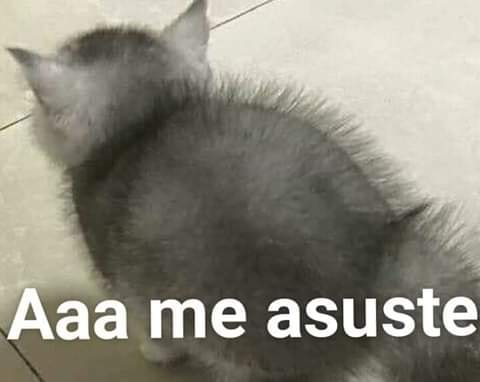
#> input picture pruebas/imgs/susto.jpg, 480 x 382 px
$ python join_img.py
#> lines starting #> are read from the running program, lines starting #| are printed output that depends on the picture
import cv2
import numpy as np

def stackImages(scale,imgArray):
    rows = len(imgArray)
    cols = len(imgArray[0])
    rowsAvailable = isinstance(imgArray[0], list)
    width = imgArray[0][0].shape[1]
    height = imgArray[0][0].shape[0]
    if rowsAvailable:
        for x in range ( 0, rows):
            for y in range(0, cols):
                if imgArray[x][y].shape[:2] == imgArray[0][0].shape [:2]:
                    imgArray[x][y] = cv2.resize(imgArray[x][y], (0, 0), None, scale, scale)
                else:
                    imgArray[x][y] = cv2.resize(imgArray[x][y], (imgArray[0][0].shape[1], imgArray[0][0].shape[0]), None, scale, scale)
                if len(imgArray[x][y].shape) == 2: imgArray[x][y]= cv2.cvtColor( imgArray[x][y], cv2.COLOR_GRAY2BGR)
        imageBlank = np.zeros((height, width, 3), np.uint8)
        hor = [imageBlank]*rows
        hor_con = [imageBlank]*rows
        for x in range(0, rows):
            hor[x] = np.hstack(imgArray[x])
        ver = np.vstack(hor)
    else:
        for x in range(0, rows):
            if imgArray[x].shape[:2] == imgArray[0].shape[:2]:
                imgArray[x] = cv2.resize(imgArray[x], (0, 0), None, scale, scale)
            else:
                imgArray[x] = cv2.resize(imgArray[x], (imgArray[0].shape[1], imgArray[0].shape[0]), None,scale, scale)
            if len(imgArray[x].shape) == 2: imgArray[x] = cv2.cvtColor(imgArray[x], cv2.COLOR_GRAY2BGR)
        hor= np.hstack(imgArray)
        ver = hor
    return ver

img = cv2.imread('imgs/susto.jpg')
#> img is the input picture: shape (382, 480, 3); mean B, G, R 126.5, 138.1, 141.3
img_gray = cv2.cvtColor(img,cv2.COLOR_BGR2GRAY)
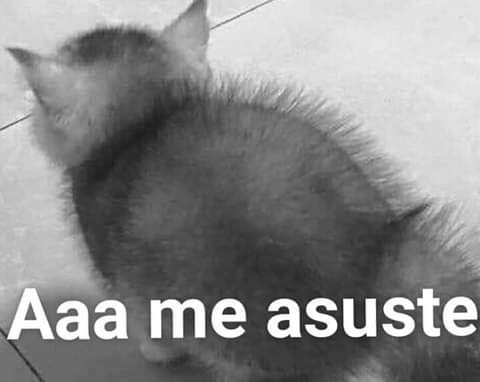
#> img_gray: shape (382, 480); min 10, max 255, mean 137.7

img_stack = stackImages(0.7,([img,img_gray,img],[img_gray,img,img]))
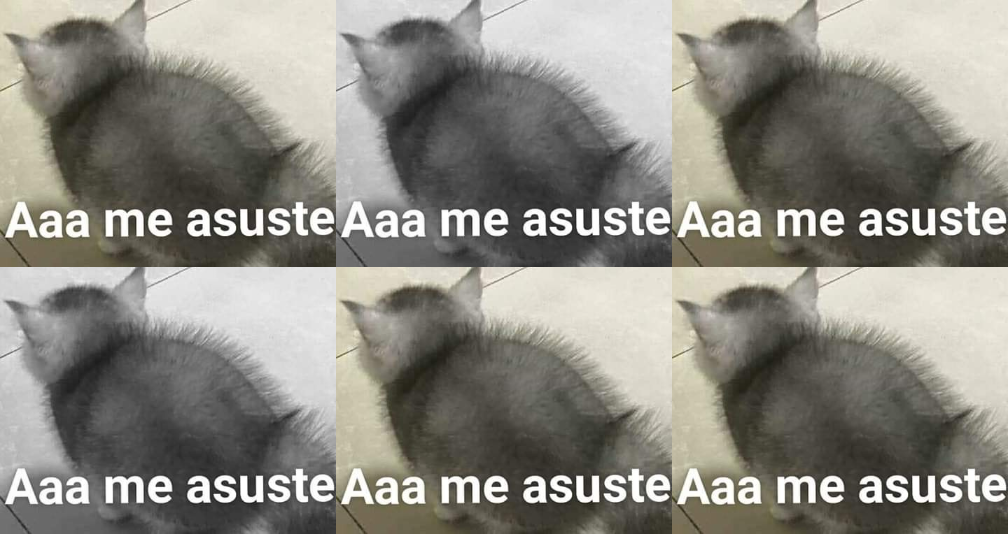
#> img_stack: shape (534, 1008, 3); mean B, G, R 130.1, 137.9, 140

cv2.imshow('Stackeado',img_stack)


cv2.waitKey(0)

$ run again, with pruebas/imgs/multi_faces.jpg copied over pruebas/imgs/susto.jpg
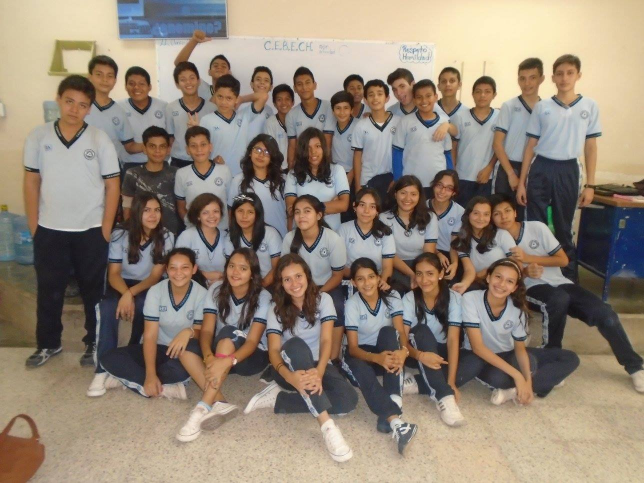
#> input picture pruebas/imgs/multi_faces.jpg, 1288 x 966 px (shown at 1/2 size)
#> img is the input picture: shape (966, 1288, 3); mean B, G, R 118.1, 132.9, 146.6
#> `img_gray = cv2.cvtColor(img,cv2.COLOR_BGR2GRAY)`:
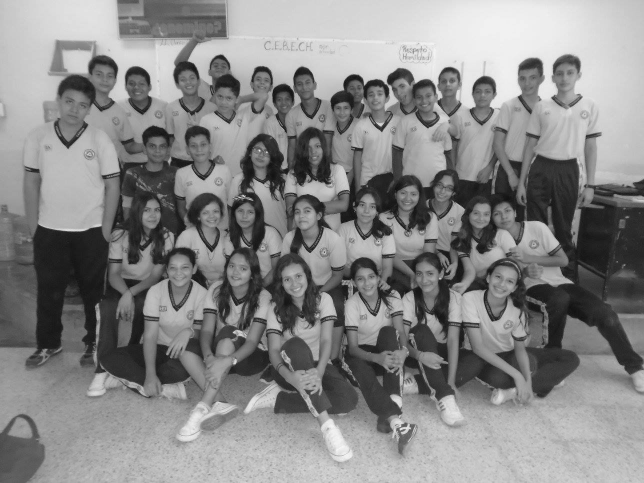
#> img_gray: shape (966, 1288) (shown at 1/2 size); min 0, max 254, mean 135.3
#> `img_stack = stackImages(0.7,([img,img_gray,img],[img_gray,img,img]))`:
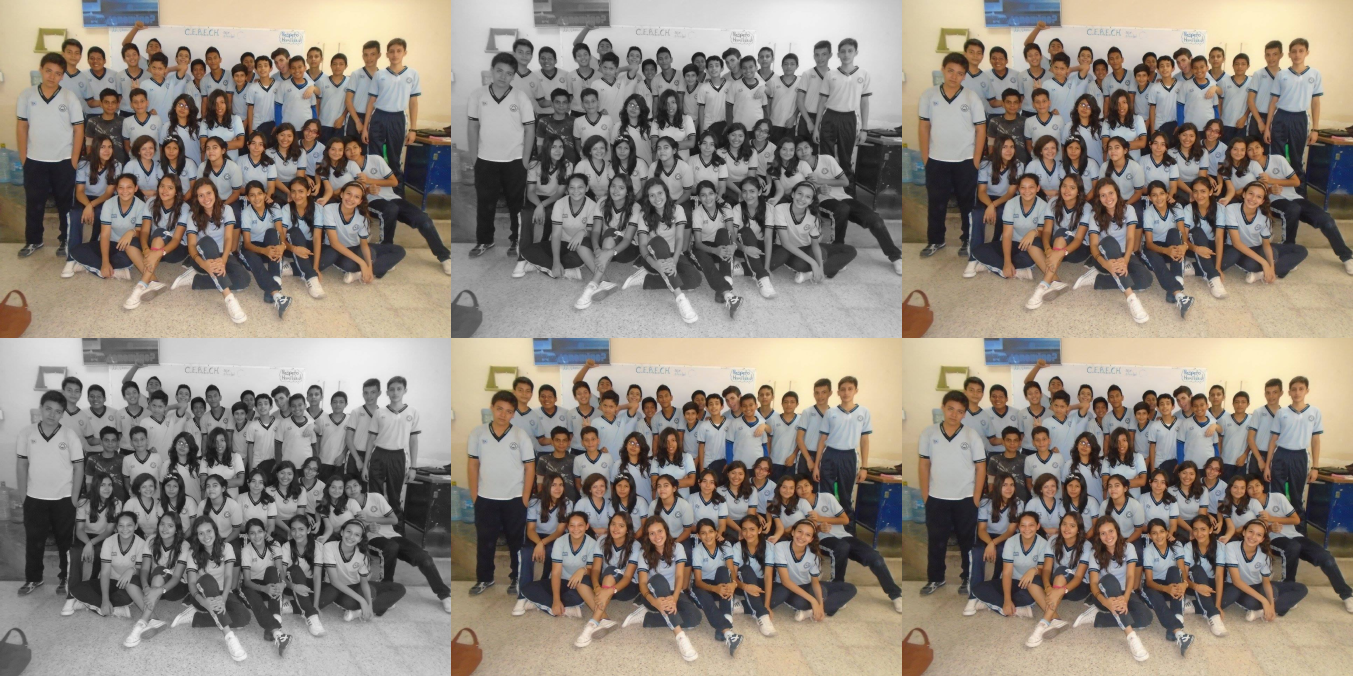
#> img_stack: shape (1352, 2706, 3) (shown at 1/2 size); mean B, G, R 123.8, 133.6, 142.8

$ run again, with pruebas/imgs/multi_faces2.jpg copied over pruebas/imgs/susto.jpg
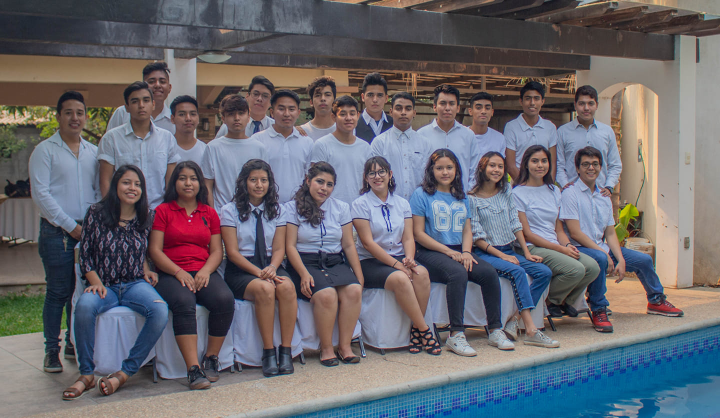
#> input picture pruebas/imgs/multi_faces2.jpg, 1440 x 836 px (shown at 1/2 size)
#> img is the input picture: shape (836, 1440, 3); mean B, G, R 110.6, 104, 105.4
#> `img_gray = cv2.cvtColor(img,cv2.COLOR_BGR2GRAY)`:
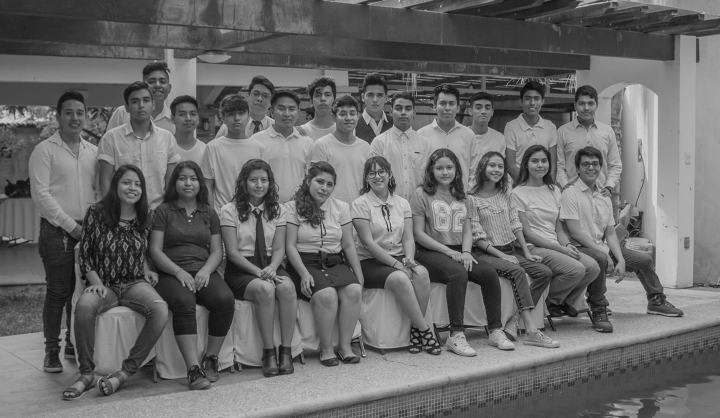
#> img_gray: shape (836, 1440) (shown at 1/2 size); min 2, max 231, mean 105.2
#> `img_stack = stackImages(0.7,([img,img_gray,img],[img_gray,img,img]))`:
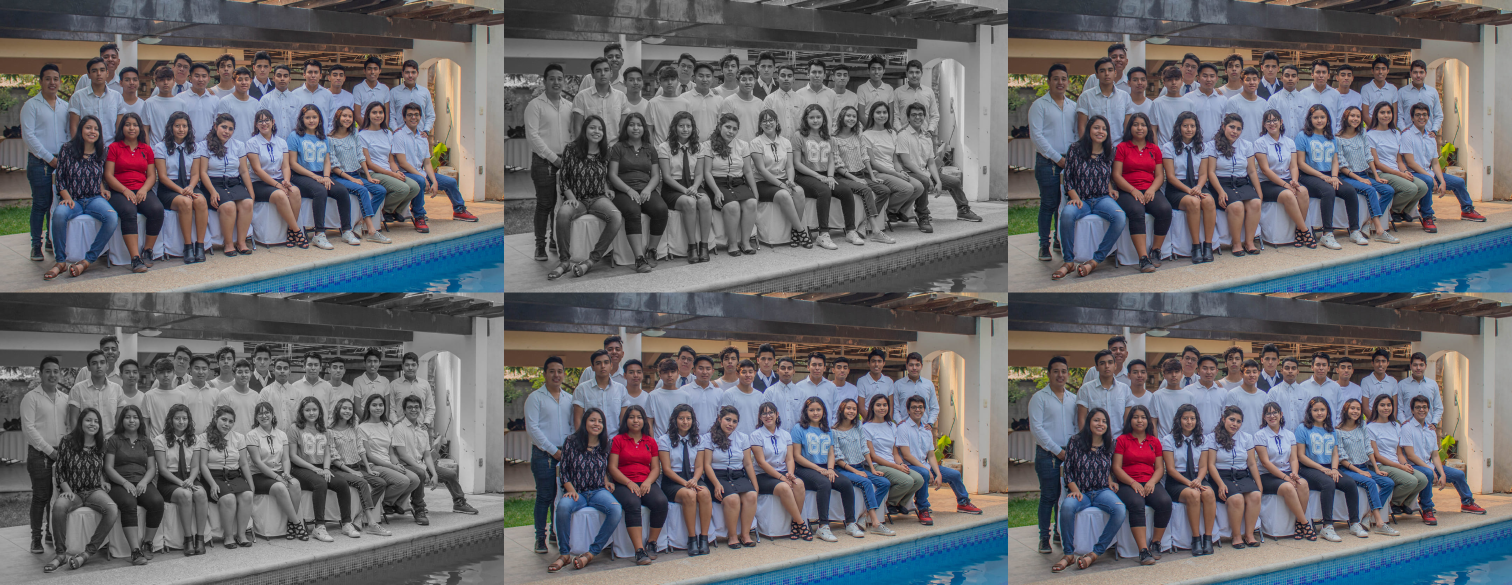
#> img_stack: shape (1170, 3024, 3) (shown at 1/2 size); mean B, G, R 108.7, 104.3, 105.2
